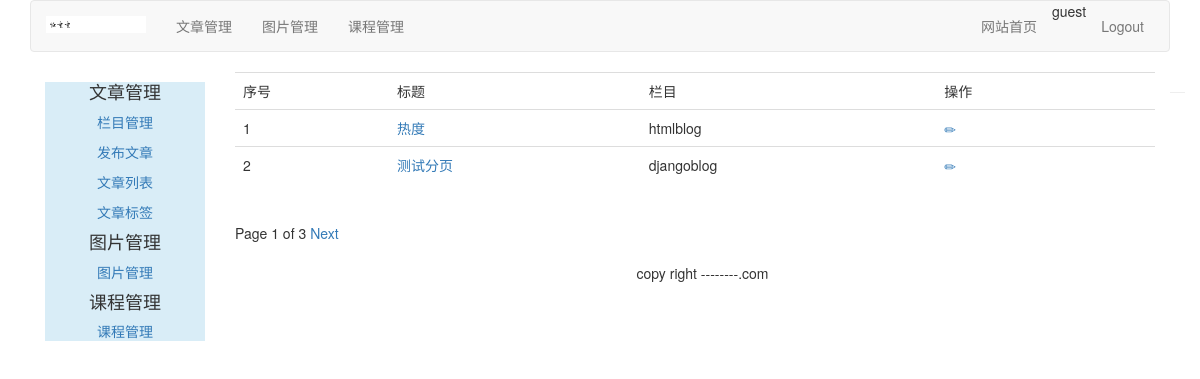
The page /article/article-list/ (signed in) on the database as committed earlier.
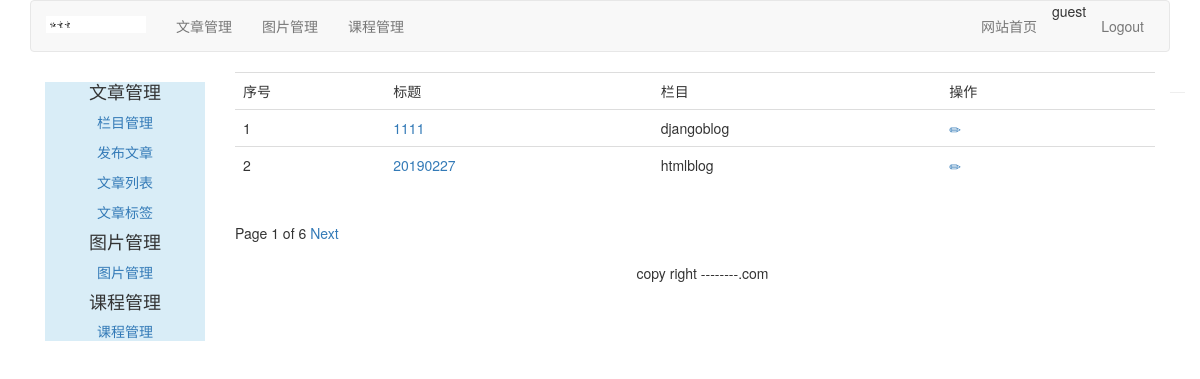
The same page on the database as committed later.
### article/models.py (models this page shows, shortened)
class ArticlePost(models.Model):
    author = models.ForeignKey(User, related_name='article', on_delete=models.CASCADE)
    title = models.CharField(max_length=200)
    slug = models.SlugField(max_length=500)
    column = models.ForeignKey(ArticleColumn, related_name='article_column', on_delete=models.CASCADE)
    body = models.TextField()
    created = models.DateTimeField(default=timezone.now)
    updated = models.DateTimeField(auto_now=True)
    users_like = models.ManyToManyField(User, related_name="articles_like", blank=True)
    article_tag = models.ManyToManyField(ArticleTag, related_name="article_tag", blank=True)
    class Meta:
        ordering = ('-updated',)
        index_together = (('id', 'slug'),)
    def get_absolute_url(self):
        return reverse("article:article_detail", args=[self.id, self.slug])

class ArticleColumn(models.Model):
    user = models.ForeignKey(User, related_name='article_column', on_delete=models.CASCADE)
    column = models.CharField(max_length=200)
    created = models.DateField(auto_now_add=True)
    def __str__(self):
        return self.column

### article/views.py (the view)
@login_required(login_url='../../account/login/')
def article_list(request):
    articles_list = ArticlePost.objects.filter(author=request.user)
    paginator = Paginator(articles_list, 2)
    page = request.GET.get('page')
    try:
        current_page = paginator.page(page)
        articles = current_page.object_list
    except PageNotAnInteger:
        current_page = paginator.page(1)
        articles = current_page.object_list
    except EmptyPage:
        current_page = paginator.page(paginator.num_pages)
        articles = current_page.object_list
    return render(request, 'article/column/article_list.html', {'articles': articles,
                                                                'page': current_page})

### templates/article/column/article_list.html (shortened to what this page needs)
{% extends 'article/base.html' %}
{% load  staticfiles %}
{% block content %}
<div>
    <table class="table table-hover">
        <tr>
            <td>序号</td>
            <td>标题</td>
            <td>栏目</td>
            <td>操作</td>
        </tr>
        {% for article in articles %}
        <tr id={{ article.id }}>
            <td>{{ forloop.counter }}</td>
            <td><a href="{{ article.get_absolute_url }}">{{ article.title }}</a> </td>
            <td>{{ article.column }}</td>
            <td>
                <a name="edit" href="{% url "article:redit_article" article.id  %}"><span class="glyphicon glyphicon-pencil"></span></a>
                <a name="delete" href="javascript:" onclick="del_article(this,{{ article.id }})">
                    <span class="glyphicon glyphicon-trash" style="margin-left:20px;"></span>
                </a>
            </td>
        </tr>
        {% endfor %}
    </table>
    {% include 'paginator.html' %}
</div>
{% endblock %}

Rows that differ between the two databases and show on the page:
no longer on this page (row unchanged): ArticlePost: title "热度", column "htmlblog"
no longer on this page (row unchanged): ArticlePost: title "测试分页", column "djangoblog"
added ArticlePost: title "1111", column "djangoblog"
added ArticlePost: title "20190227", column "htmlblog"
Other text that changed with them:
{{ page.paginator.num_pages }}: "3" → "6"
